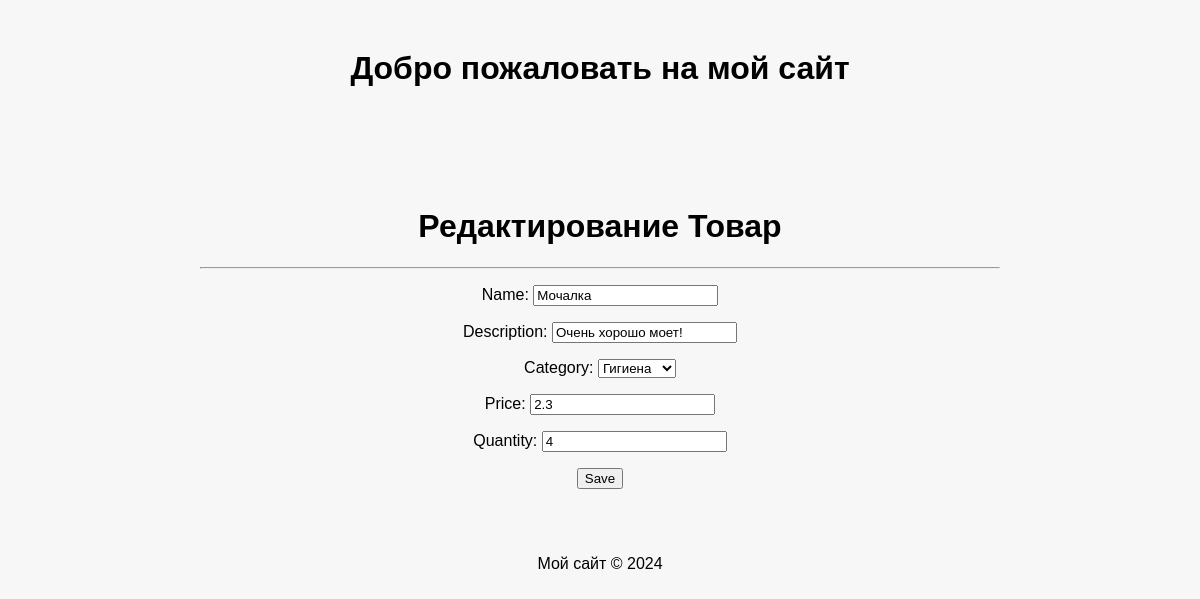
The app's page /products/1/update/ with its own data.
### simpleapp/models.py (models this page shows, shortened)
class Product(models.Model):
    name = models.CharField(
        max_length=50,
        unique=True,
    )
    description = models.TextField()
    quantity = models.IntegerField(
        validators=[MinValueValidator(0)],
    )
    category = models.ForeignKey(
        to='Category',
        on_delete=models.CASCADE,
        related_name='products',
    )
    price = models.FloatField(
        validators=[MinValueValidator(0.0)],
    )

class Category(models.Model):
    name = models.CharField(max_length=100, unique=True)
    def __str__(self):
        return self.name.title()

### simpleapp/views.py (the view)
# urls.py: path('<int:pk>/update/', ProductUpdate.as_view(), name='product_update'),
class ProductUpdate(UpdateView):
    form_class = ProductForm
    model = Product
    template_name = 'product_edit.html'

### simpleapp/forms.py (shortened to what this page needs)
class ProductForm(forms.ModelForm):
    description = forms.CharField(min_length=20)
    class Meta:
        model = Product
        fields = [
            'name',
            'description',
            'category',
            'price',
            'quantity',
        ]

### templates/product_edit.html (shortened to what this page needs)
{% extends 'flatpages/default.html' %}
{% block content %}
<h1>Редактирование Товар</h1>
<hr>
<form action="" method="post">
    {{ form.as_p }}
    <input type="submit" value="Save" />
</form>
{% endblock content %}

### static/css/styles.css (style rules this page uses)
body { background-color: #f7f7f7; margin: 0; padding: 0; text-align: center; font-family: Arial, sans-serif; }
h1 { text-align: center; margin-top: 50px; }
body { margin: 0; padding: 0; text-align: center; font-family: Arial, sans-serif; }

### records on screen
Product: name "Мочалка", description "Очень хорошо моет!", category "Гигиена", price "2.3", quantity "4"
